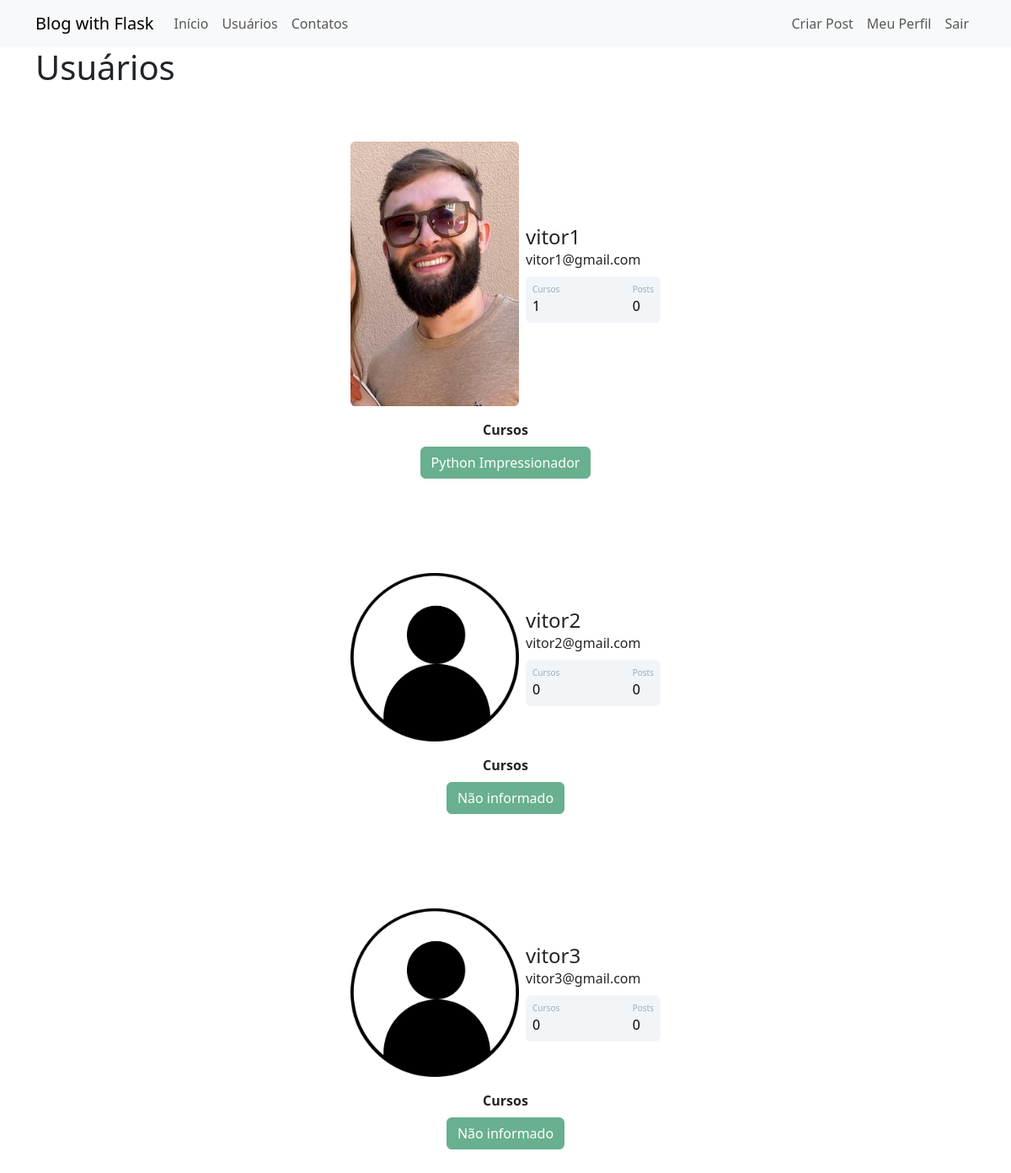
The app's page /usuarios (signed in) with its own data.
### webblog/models.py (models this page shows)
class Usuario(database.Model, UserMixin):
    id = database.Column(database.Integer, primary_key=True)
    username = database.Column(database.String, nullable=False)  # campo não pode ser vazio, preenchimento obrigatório
    email = database.Column(database.String, nullable=False, unique=True)  # campo deve ser único
    senha = database.Column(database.String, nullable=False)
    cursos = database.Column(database.String, nullable=False, default='Não informado')
    foto_perfil = database.Column(database.String, nullable=False, default='default.jpg')
    posts = database.relationship('Post', backref='autor', lazy=True)

### webblog/routes.py (the view)
@app.route('/usuarios')
@login_required  # com isso, somente quem está logado terá acesso à página
def usuarios():
    lista_usuarios = Usuario.query.all()
    return render_template('usuarios.html', lista_usuarios=lista_usuarios)

### webblog/models.py (called while the page is built)
@login_manager.user_loader  # decorator para informar ao login manager que a função abaixo retorna o ID de usuario
def load_usuario(id_usuario):  # função para validação de usuário durante o login
    return Usuario.query.get(int(id_usuario))  # somente retornando a validação de ID do usuário, retornando o usuário

### webblog/templates/usuarios.html (shortened to what this page needs)
{% extends 'base.html' %}
{% block body %}
<div class="container">
    <h1>Usuários</h1>
    {% for usuario in lista_usuarios: %}
        <div class="container mt-5 d-flex justify-content-center">
            <div class="card p-3">
                <div class="d-flex align-items-center">
                    <div class="image pe-2">
                        <img src="{{ url_for('static', filename='fotos_perfil/{}'.format(usuario.foto_perfil)) }}" class="rounded" width="200" >
                    </div>
                    <div class="ml-3 w-100">
                        <h4 class="mb-0 mt-0">{{ usuario.username }}</h4>
                        <span>{{ usuario.email }}</span>
                        <div class="p-2 mt-2 bg-primary d-flex justify-content-between rounded text-white stats">
                            <div class="d-flex flex-column">
                                <span class="articles">Cursos</span>
                                <span class="number1">
                                    {% if 'Não informado' in usuario.cursos: %}
                                        {{ 0 }}
                                    {% else: %}
                                        {{ usuario.cursos.count(';') + 1 }}
                                    {% endif %}
                                </span>
                            </div>
                            <div class="d-flex flex-column">
                                <span class="rating">Posts</span>
                                <span class="number3">0</span>
                            </div>
                        </div>
                    </div>
                </div>
            </div>
        </div>
        <div class="row justify-content-center">
            <div class="col col-4" style="text-align: center">
                <strong>Cursos</strong><br>
                {% for curso in usuario.cursos.split(';') %}
                    <button type="button" class="btn btn-success mt-2" disabled>{{ curso }}</button>
                {% endfor %}
                </div>
        </div>
    {% endfor %}
</div>
{% endblock %}

### webblog/static/main.css (style rules this page uses)
.card { width: 400px; border: none; border-radius: 10px; background-color: #fff; }
.stats { background: #f2f5f8 !important; color: #000 !important; }
.articles { font-size:10px; color: #a1aab9; }
.number1 { font-weight:500; }
.rating { font-size:10px; color: #a1aab9; }
.number3 { font-weight:500; }

### records on screen
Usuario: foto_perfil (picture), username "vitor1", email "vitor1@gmail.com", cursos "1", cursos "Python Impressionador"
Usuario: foto_perfil (placeholder picture), username "vitor2", email "vitor2@gmail.com", value "0", cursos "Não informado"
Usuario: foto_perfil (placeholder picture), username "vitor3", email "vitor3@gmail.com", value "0", cursos "Não informado"
